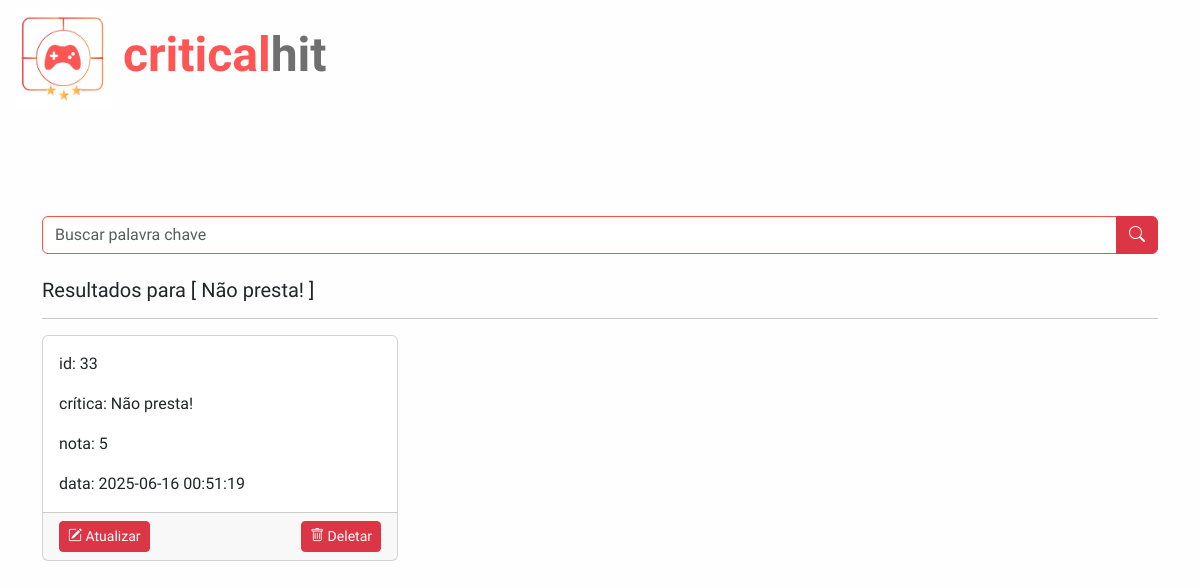
Page /busca.php?palavra=Não presta! on the committed database.
### tables this page shows
CREATE TABLE `comentario` (
  `id_com` int(10) NOT NULL,
  `texto` varchar(1000) NOT NULL,
  `data` timestamp NOT NULL DEFAULT current_timestamp() ON UPDATE current_timestamp(),
  `nota_avaliacao` char(1) NOT NULL,
  `id_jogo` int(10) NOT NULL,
  `id_usuario` int(10) NOT NULL,
  `id_plataforma` int(5) NOT NULL
);

### busca.php (the view, shortened to what this page needs)
<?php
$host = "localhost";
$usuario = "root";
$senha = "";
$banco = "criticalhit";
$conn = new mysqli($host, $usuario, $senha, $banco);
?>
<!DOCTYPE html>
<html lang="pt-br">
<head>
    <link href="https://cdn.jsdelivr.net/npm/bootstrap@5.3.0/dist/css/bootstrap.min.css" rel="stylesheet">
    <link href="https://cdn.jsdelivr.net/npm/bootstrap-icons@1.10.5/font/bootstrap-icons.css" rel="stylesheet">
    <link rel="stylesheet" href="assets/css/login.css">
</head>
<body class="p-4">
    <div class="container">
        <div class="logo mb-3">
            <a href="index.php" class="text-decoration-none" style="color: inherit;" title="Voltar para a página inicial">
                <img src="assets/pictures/criticalogo.jpg" alt="CriticalHit" width="50"> <span>critical</span>hit
            </a>
        </div>
        <form method="get" class="mb-4">
            <div class="input-group">
                <input type="text" class="form-control" name="palavra" placeholder="Buscar palavra chave" />
                <button type="submit" class="btn btn-danger">
                    <i class="bi bi-search"></i>
                </button>
            </div>
        </form>
        <?php
        $palavra = isset($_GET['palavra']) ? $conn->real_escape_string($_GET['palavra']) : '';
        if (!empty($palavra)) {
            echo "<h5>Resultados para [ " . htmlspecialchars($palavra) . " ]</span></h5><hr>";
            $sql = "SELECT * FROM comentario WHERE texto LIKE '%$palavra%'";
            $resultado = $conn->query($sql);
            if ($resultado->num_rows > 0) {
                echo '<div class="row">';
                while ($linha = $resultado->fetch_assoc()) {
                    ?>
                    <div class="col-md-6 col-lg-4 mb-4">
                        <div class="card h-100">
                            <div class="card-body">
                                <p class="card-text" > id: <?= nl2br(htmlspecialchars($linha['id_com'])) ?></p>
                                <p class="card-text">crítica: <?= nl2br(htmlspecialchars($linha['texto'])) ?></p>
                                <p class="card-text">nota: <?= nl2br(htmlspecialchars($linha['nota_avaliacao'])) ?></p>
                                <p class="card-text">data: <?= nl2br(htmlspecialchars($linha['data'])) ?></p>
                            </div>
                            <div class="card-footer d-flex justify-content-between">
                                <a href="src/actions/gerenciamento_busca_comentario/atualizar.php?id_com=<?= $linha['id_com'] ?>" class="btn btn-sm btn-danger">
                                    <i class="bi bi-pencil-square"></i> Atualizar
                                </a>
                                <a href="src/actions/gerenciamento_busca_comentario/deletar.php?id_com=<?= $linha['id_com'] ?>" class="btn btn-sm btn-danger" onclick="return confirm('Deseja realmente excluir esta crítica?')">
                                    <i class="bi bi-trash"></i> Deletar
                                </a>
                            </div>
                        </div>
                    </div>
                    <?php
                }
                echo '</div>';
            } else {
                echo "<p>Nenhuma crítica encontrada.</p>";
            }
        } else {
            echo "<p>Digite uma palavra para buscar.</p>";
        }
        ?>
    </div>
</body>
</html>

### assets/css/login.css (style rules this page uses)
* { font-family: 'Rambla'; }
body { display: flex; align-items: center; justify-content: center; column-gap: normal; height: 100vh; background-color: #fffefe; }
.logo { position: absolute; top: 10px; left: 15px; font-size: 3rem; font-weight: bold; color: #6f6f6f; }
.logo img { width: 6rem; height: 6rem; }
.logo span { color: #fe5655; }
input.form-control { border-color: #fa503f; }

### rows in the picture
comentario: id_com "33", texto "Não presta!", nota_avaliacao "5", data "2025-06-16 00:51:19"

### other values in the picture
$palavra "Não presta!"
